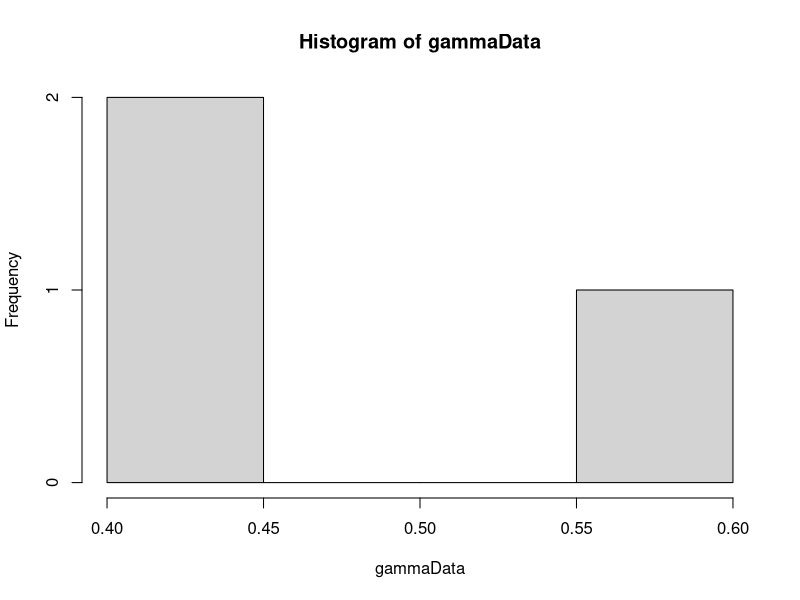

Write the R code that produced this figure. (Note: this script raises an error after producing the figure.)
library(MCMCpack)
library(MASS)

calcWeight <- function(u, alpha) {
  # Calculates weight for given u and alpha.
  # 
  # Args:
  #   u: A vector.
  #   alpha: A scalar.
  #   
  # Returns:
  #   The weight value. A scalar.
  gammaInv = rep(0, length(u))
  diffGammaInv = rep(0, length(u))
  for(i in 1:length(u)) {
    gammaInv[i] = invGammaCumulative(u[i], alpha)
    diffGammaInv[i] = diffAlphaInvGammaCumulative(u[i], alpha)
  }
  pi = getPiValue()
  weight = pi/((1/length(gammaInv))*(sum(diffGammaInv/gammaInv)) - sum(diffGammaInv)/sum(gammaInv))
  return(weight)
}

getPiValue <- function() {
  # get value of pi function to be used in calculation of weights.
  # 
  # Returns:
  #   A scalar value.
  if (piValue == "constant") {
    return(1)
  } else if (piValue == "jeffrey") {
    # Return jeffrey prior
    return(sqrt((1/(estAlpha[sampleIndex]^2)) + (1/(2-(exp(estAlpha[sampleIndex]) + exp(-estAlpha[sampleIndex]))))))
  } else if (piValue == "betaOption") {
    return(estBeta)
  } else if (piValue == "alphaOption") {
    return(estAlpha[sampleIndex])
  }
}

calcPhi <- function(u, alpha) {
  xValue = rep(0, length(u))
  for(i in 1:length(u)) {
    xValue[i] = invGammaCumulative(u[i], alpha)
  }
  return(calcPhiGivenX(xValue))
}

calcPhiGivenX <- function(x) {
  # Calc phi value for a vector x.
  # 
  # Args:
  #   x: A vector of data.
  #   
  # Returns:
  #  A scalar.
  
  if(phiOption == "probValueOption") {
    phiPoint = rep(0, length(x))
    for(i in 1:length(x)) {
      phiPoint[i] = getPhiValue(x[i])
    }
    return(sum(phiPoint)/length(phiPoint))  
  } else if(phiOption == "x1x2divX3Option") {
    return(getPhiValue(x[1]*x[2]/x[3]))
  } else if(phiOption == "x1divx2powx3Option") {
    return(getPhiValue((x[1]/x[2])^x[3]))
  } else if(phiOption == "sinusfunction") {
    return(sin(x[1]) + sin(x[2]) + sin(x[3]))
  }
  return(-1)
}


getPhiValue <- function(xValue) {
  # Calculates phi for an element of an x vector.
  # 
  # Args:
  #   xValue: A scalar value.
  #   
  # Returns:
  #   
  return(xValue > probValue)
}

optimInvGammaCumulative <- function(u, alpha) {
  result = optim(c(10.1), invGammaAbsFunction, u=u, alpha=alpha, lower=0, upper=100,  method="Brent")
  return(result)
}

invGammaAbsFunction <- function(x, u, alpha) {
  return(abs(pgamma(x, shape=alpha, scale=1) - u))
}

invGammaCumulative <- function(u, alpha) {
  # Finds the inverse of the cumulative gamma.
  # 
  # Args:
  #   u: Scalar value.
  #   alpha: Scalar value.
  #   
  # Returns:
  #   A scalar. The inverse value given u and alpha.
  x = 0
  stepSize = 0.1
  tolerance = 0.00001
  direction = 1
  integralValue = 0
  
  while(abs(integralValue - u) > tolerance){
    x = x + direction*stepSize
    if(x<0) {
      x = 0
      direction = 1
    }
    
    if(method == "integrate") {
      integralv = integrate(gammaDensity, 0, x)
      integralValue = integral$valuev
    } else if(method == "pgamma") {
      integralv = pgamma(x, shape=alpha, scale=1)
      integralValue = integralv
    }
    
    
    # Going left and pass the point
    if ((u > integralValue) && (direction == -1)) {
      stepSize = stepSize/2
      direction = 1
    }
    
    # Going right and pass the point
    if ((u < integralValue) && (direction == 1)) {
      stepSize = stepSize/2
      direction = -1
    }
  }
  return(x)
}

diffAlphaInvGammaCumulative <- function(u, alpha) {
  # Derivative of gamma distribution with respect to alpha.
  # 
  # Args:
  #   u: Scalar between 0 and 1.
  #   alpha: Scalar larger than 0.
  #   
  # Returns:
  #   Scalar value. Derivative at point alpha.
  firstPoint = invGammaCumulative(u,alpha)
  secondPoint = invGammaCumulative(u, alpha + alphaHStep)
  return((secondPoint - firstPoint)/alphaHStep)
}

calcDerivateFunction <- function(u, alphaValue) {
  # Analytically find the derivative of cumulative inverse.
  # 
  # Args:
  #   u: Scalar value between 0 and 1.
  #   alphaValue: Scalar value.
  #   
  # Returns:
  #   A scalar value.
  largeFInv = invGammaCumulative(u, alphaValue)
  integralPart = integrate(integralFunction, 0, largeFInv)
  return((digamma(alphaValue)*u - integralPart$value)*gamma(alphaValue)/((largeFInv^(alphaValue - 1))*exp(-largeFInv)))
}

integralFunction <- function(y) {
  # Function to be integrated.
  return(log(y)*(y^(alphaValue - 1))*exp(-y)/gamma(alphaValue))
}

optimfindAlpha <- function(u, s2) {
  if((calcValueTau2(u, alphaUpperBound) < s2) || (calcValueTau2(u, alphaLowerBound) > s2)) {
    return(-1)
  }
  solution = optim(c(0.1), optimFunction, u=u, lower=alphaLowerBound, upper=alphaUpperBound, method="Brent")
  return(solution$par)
}

optimFunction <- function(alpha, u) {
  return(abs(s2-calcValueTau2(u, alpha)))
}

findBeta <- function(s1, u, alphaValue) {
  # Calculates beta
  # 
  # Args:
  #   s1: Scalar value.
  #   u: Vector of values between 0 and 1.
  #   alphaValue: Scalar value.
  #   
  # Returns:
  #   A scalar value.
  largeFInv = rep(0, length(u))
  for(i in 1:length(u)) {
    largeFInv[i] = invGammaCumulative(u[i], alphaValue)
  }
  return(s1*length(u)/(sum(largeFInv)))
}

calcValueTau2 <- function(u, alphaValue) {
  largeFInv = rep(0, length(u))
  for(i in 1:length(u)) {
    largeFInv[i] = invGammaCumulative(u[i], alphaValue)
  }
  return(length(u)*((prod(largeFInv))^(1/length(u)))/sum(largeFInv))
}

calcValueTau2Method2 <- function(x) {
  return(length(x)*((prod(x))^(1/length(x)))/sum(x))
}

gibbsSampling <- function(xInit) {
  NUM_ITERATIONS = 5000
  xCurrent = xInit
  for(i in 1:NUM_ITERATIONS) {
    randomXpos = sample(length(xCurrent), size=3)
    sumX = xCurrent[randomXpos[1]] + xCurrent[randomXpos[2]] + xCurrent[randomXpos[3]]
    prodX = xCurrent[randomXpos[1]]*xCurrent[randomXpos[2]]*xCurrent[randomXpos[3]]
    x1 = runif(1)*sumX
    if(isValidX1Proposal(x1, sumX, prodX)) {
      roots = findRoots(x1, sumX, prodX)
      x2 = roots[1]
      x3 = roots[2]
      if(is.nan(x2) || is.nan(x3)){
        print((x1^3 - 2*sumX*x1^2 + (sumX^2)*x1 - 4*prodX))
      }
      xProposal = xCurrent
      xProposal[randomXpos[1]] = x1
      xProposal[randomXpos[2]] = x2
      xProposal[randomXpos[3]] = x3
      alphaMetHastings = findAlphaMetHastings(c(xCurrent[randomXpos[1]], xCurrent[randomXpos[2]], xCurrent[randomXpos[3]]), c(xProposal[randomXpos[1]], xProposal[randomXpos[2]], xProposal[randomXpos[3]]))
      acceptProb = runif(1)
      if(acceptProb <= alphaMetHastings) {
        xCurrent = xProposal
      }
    }
  }
  return(xCurrent)
}

isValidX1Proposal <- function(x1, sumX, prodX) {
  return((x1^3 - 2*sumX*x1^2 + (sumX^2)*x1 - 4*prodX) > 0)
}

findRoots <- function (x1, sumX, prodX) {
  root1 = ((sumX - x1) + sqrt( (sumX - x1)^2 - 4*prodX/x1 ))/2
  root2 = ((sumX - x1) - sqrt( (sumX - x1)^2 - 4*prodX/x1 ))/2
  return(c(root1, root2))
}

findAlphaMetHastings <- function(xCurrent, xProposal) {
  piProp = 1/(xProposal[1]*sqrt((sum(xProposal)  - xProposal[1])^2 - 4*prod(xProposal)/xProposal[1] ))
  piCurrent = 1/(xCurrent[1]*sqrt((sum(xCurrent)  - xCurrent[1])^2 - 4*prod(xCurrent)/xCurrent[1] ))
  return(min(1, piProp/piCurrent))
}


GammaGibbsSampling <- function(xInit) {
  # A Gibbs sampling for a Gamma distribution
  # 
  # Args:
  #   xInit: Initial sample. A vector.
  #   
  # Return:
  #   A sample from a Gamma distribution. A vector.
  NUM_ITERATIONS = 5000
  xCurrent = xInit
  for(i in 1:NUM_ITERATIONS) {
    randomXpos = sample(length(xCurrent), size=3)
    sumX = xCurrent[randomXpos[1]] + xCurrent[randomXpos[2]] + xCurrent[randomXpos[3]]
    prodX = xCurrent[randomXpos[1]]*xCurrent[randomXpos[2]]*xCurrent[randomXpos[3]]
    x1 = runif(1)*sumX
    if(isValidX1Proposal(x1, sumX, prodX)) {
      roots = findRoots(x1, sumX, prodX)
      x2 = roots[1]
      x3 = roots[2]
      if(is.nan(x2) || is.nan(x3)){
        print((x1^3 - 2*sumX*x1^2 + (sumX^2)*x1 - 4*prodX))
      }
      xProposal = xCurrent
      xProposal[randomXpos[1]] = x1
      xProposal[randomXpos[2]] = x2
      xProposal[randomXpos[3]] = x3
      alphaMetHastings = 0
      alphaMetHastings = findGammaAlphaMetHastings(c(xCurrent[randomXpos[1]], xCurrent[randomXpos[2]], xCurrent[randomXpos[3]]), c(xProposal[randomXpos[1]], xProposal[randomXpos[2]], xProposal[randomXpos[3]]))
      acceptProb = runif(1)
      if(!isValidX1Proposal(xCurrent[randomXpos[1]], sumX, prodX)) {
        alphaMetHastings = 0
      }
      if(acceptProb <= alphaMetHastings) {
        xCurrent = xProposal
      }
    }
  }
  return(xCurrent)
  
}

findGammaAlphaMetHastings <- function(xCurrent, xProposal) {
  piProp = 1/(xProposal[1]*sqrt((sum(xProposal)  - xProposal[1])^2 - 4*prod(xProposal)/xProposal[1] ))
  piCurrent = 1/(xCurrent[1]*sqrt((sum(xCurrent)  - xCurrent[1])^2 - 4*prod(xCurrent)/xCurrent[1] ))
  if(is.nan(piCurrent)) {
    print(xCurrent)
  }
  return(min(1, piProp/piCurrent))
}


cramerVonMisesValueTest <- function(x, alpha, beta) {
  # Calculates the value for a Cramer-von Mises test.
  # 
  # Args:
  #   x: A vector sample.
  #   
  # Returns:
  #   A scalar value.
  x = sort(x)
  cramerSum = 0
  for(i in 1:length(x)) {
    cramerSum = cramerSum + (((2*i - 1)/(2*length(x))) - pgamma(x[i], shape=alpha, rate=beta))^2
  }
  
  cramer = (1/(12*length(x)))*cramerSum
            
  return(cramer)
}

findGammaMLE <- function(x){
  solution = optim(c(1,1), negativeLogLikelihoodGamma, x=x)
  return(solution$par)
}

negativeLogLikelihoodGamma <- function(par, x) {
  # Calculates the negative log-likelihood for a gamma distribution.
  # 
  # Args:
  #   par: A vector of size 2. First element is alpha and second element is beta.
  #   x: Data to calculate log-likelihood from. A vector.
  #   
  # Returns:
  #  The log-likelihood value. A scalar
  alpha = par[1]
  beta = par[2]
  logLikelihood = -((alpha - 1)*sum(log(x)) - (1/beta)*sum(x) - length(x)*log(gamma(alpha)) - alpha*length(x)*log(beta))
  return(logLikelihood)
}

calcAveragPhiValueForData <- function(mydata) {
  sumData = sum(mydata)
  prodData = prod(mydata)
  tolerance = 0.03
  minValue = min(mydata) - 2*tolerance
  maxValue = max(mydata) + 2*tolerance
  sampleNumber = 1
  NUM_ITERATIONS = 10000
  sumPhi = 0
  while(sampleNumber <= NUM_ITERATIONS) {
    x = runif(3, max = sumData)
    if((abs(sum(x) - sumData) < tolerance) && (abs(prod(x) - prodData) < tolerance)) {
      sumPhi = sumPhi + calcPhiGivenX(x)
      sampleNumber = sampleNumber + 1  
      print(sampleNumber)
    }
  }
  return(sumPhi/(sampleNumber-1))
}

algorithm2Sampling <- function(NUM_ALG2_SAMPLES) {
  cramerNum = 0
  cramerStat = rep(0, NUM_ALG2_SAMPLES)
  vCurr = runif(NUM_POINTS)
  alphaCurr = optimfindAlpha(vCurr, s2)
  while(alphaCurr==-1) {
    vCurr = runif(NUM_POINTS)
    alphaCurr = optimfindAlpha(vCurr, s2)
  }
  piCurr = calcWeight(vCurr, alphaCurr)
  phiSum = 0
  
  for(i in 1:NUM_ALG2_SAMPLES) {
    print(i)
    vProp = runif(NUM_POINTS)
    alphaProp = optimfindAlpha(vProp, s2)
    piProp = 0
    if(alphaProp != -1) {
      piProp = calcWeight(vProp, alphaProp)
    }
    alphaMetHastings = min(1, piProp/piCurr)
    uProb = runif(1)
    if(uProb <= alphaMetHastings) {
      vCurr = vProp
      alphaCurr = alphaProp
      piCurr = piProp
    }
    betaCurr = findBeta(s1, vCurr, alphaCurr)
    xSample = rep(0, length(vCurr))
    for(j in 1:length(vCurr)) {
      xSample[j] = betaCurr*invGammaCumulative(vCurr[j], alphaCurr)
    }
    phiSum = phiSum + calcPhiGivenX(xSample)
    cramerStat[i] = cramerVonMisesValueTest(xSample, mleAlpha, mleBeta)
    if(cramerStat[i] >= cramerObs) {
      cramerNum = cramerNum + 1
    }
  }
  
  hist(cramerStat,breaks=200, main="", xlab="Cramer values", cex.lab=1.5)
  abline(v = cramerObs, col="red")
  alg2sampCramer <<- cramerStat
  
  print((cramerNum/NUM_ALG2_SAMPLES))
  alg2pvalue <<- (cramerNum/NUM_ALG2_SAMPLES)
  #return(phiSum/NUM_ALG2_SAMPLES)
  return(cramerStat)
}

algorithm1Sampling <- function(NUM_ALG1_SAMPLES) {
  phiSum = 0
  cramerNum = 0
  cramerStat = rep(0, NUM_ALG1_SAMPLES)
  for(i in 1:NUM_ALG1_SAMPLES) {
    print(i)
    u = runif(NUM_POINTS)
    alphavalue = optimfindAlpha(u, s2)
    while(alphavalue == -1) {
      u = runif(NUM_POINTS)
      alphavalue = optimfindAlpha(u, s2)
    }
    betavalue = findBeta(s1, u, alphavalue)
    xSample = rep(0, length(u))
    for(j in 1:length(u)) {
      xSample[j] = betavalue*invGammaCumulative(u[j], alphavalue)
    }
    phiSum = phiSum + calcPhiGivenX(xSample)
    cramerStat[i] = cramerVonMisesValueTest(xSample, mleAlpha, mleBeta)
    #print(cramerStat[i])
    if(cramerStat[i] >= cramerObs) {
      cramerNum = cramerNum + 1
    }
  }
  print("here")
  print((cramerNum/NUM_ALG1_SAMPLES))
  hist(cramerStat,breaks=200, main="", xlab="Cramer values", cex.lab=1.5)
  abline(v = cramerObs, col="red")
  alg1sampCramer <<- cramerStat
  alg1pvalue <<- (cramerNum/NUM_ALG1_SAMPLES)
  #return(phiSum/NUM_ALG1_SAMPLES)
  return(cramerStat)
}

naiveSampling2 <- function(myData, tolerance, mleAlpha, mleBeta) {
  NUM_NAIVE_SAMPLES = NUM_SAMPLES
  sumData = sum(myData)
  prodData = prod(myData)
  sampleNumber = 0
  sumPhi = 0
  iterations = 0
  cramerNum = 0
  cramerStat = rep(0, NUM_NAIVE_SAMPLES)
  while(sampleNumber<NUM_NAIVE_SAMPLES) {
    x = rgamma(3, shape = mleAlpha, rate = mleBeta)
    iterations = iterations + 1
    if((abs(sum(x) - sumData) < tolerance) && (abs(prod(x) - prodData) < tolerance)) {
      sumPhi = sumPhi + calcPhiGivenX(x)
      sampleNumber = sampleNumber + 1  
      cramerStat[sampleNumber] = cramerVonMisesValueTest(x, mleAlpha, mleBeta)
      if(cramerStat[sampleNumber] >= cramerObs) {
        cramerNum = cramerNum + 1
      }
      print(sampleNumber)
    }
  }
  
  hist(cramerStat,breaks=200, main="", xlab="Cramer values", cex.lab=1.5)
  abline(v = cramerObs, col="red")
  
  acceptRate = sampleNumber/iterations
  averagePhi = sumPhi/sampleNumber
  print((cramerNum/NUM_NAIVE_SAMPLES))
  naivePvalue <<- (cramerNum/NUM_NAIVE_SAMPLES)
  naiveCramers <<- cramerStat
  return(c(acceptRate, averagePhi))
}

alpha = 1
beta = 1
hStep = 0.01
alphaHStep = 0.01
method = "pgamma"
NUM_SAMPLES = 100000
NUM_POINTS = 3
alphaUpperBound = 200
alphaLowerBound = 0.05
# Pi is used in calculation of weights
# Options are:
#   "constant"
#   "betaOption"
#   "jeffrey"
#   "alphaOption"
piValue = "constant"

phi = rep(0, NUM_SAMPLES)
# Phi options:
# x larger than a: "probValueOption"
# x1 times x2 div x3: "x1x2divX3Option"
# x1 div x2 pow x3: "x1divx2powx3Option"
phiOption = "x1x2divX3Option"
# Phi is the prob that X>probValue
probValue = 0.42

# Data generation options:
# pgamma generated: "pgamma"
# Bo data: "bo"
# Custom data: "custom"
# Custom data2: "custom2"
dataGenOption = "custom"



# Generate data
gammaData = 0
if(dataGenOption == "pgamma") {
  gammaData = rgamma(NUM_POINTS, shape=alpha, scale = beta)  
} else if(dataGenOption == "bo") {
  NUM_POINTS = 6
  alphaUpperBound = 1.2
  alphaLowerBound = 0.8
  gammaData = c(4.399, 1.307, 0.085, 0.7910, 0.2345, 0.1915)
} else if(dataGenOption == "custom") {
  gammaData = c(0.5772030, 0.4340237, 0.4212959)
} else if(dataGenOption == "custom2") {
  gammaData = c(1.621813, 1.059797, 1.554334)
} else if(dataGenOption == "custom3") {
  gammaData = c(5, 15, 13)
} else if(dataGenOption == "ball1") {
  gammaData = c(17.88, 28.92, 33.00)
} else if(dataGenOption == "ball2") {
  gammaData = c(41.52, 42.12, 45.60)
} else if(dataGenOption == "ball3") {
  gammaData = c(48.40, 51.84, 51.96)
} else if(dataGenOption == "ball4") {
  gammaData = c(54.12, 55.56, 67.80)
} else if(dataGenOption == "ball5") {
  gammaData = c(68.64, 68.64, 68.88)
} else if(dataGenOption == "ball6") {
  gammaData = c(84.12, 93.12, 98.64)
} else if(dataGenOption == "ball7") {
  gammaData = c(105.12, 105.84, 127.92)
} else if(dataGenOption == "custom4") {
  gammaData = c(0.40, 0.42, 0.43)
} else if(dataGenOption == "custom5") {
  gammaData = c(0.72, 0.72, 0.85)
}

#17.88 28.92 33.00 41.52 42.12 45.60 48.40 51.84
#51.96 54.12 55.56 67.80 68.64 68.64 68.88 84.12
#93.12 98.64 105.12 105.84 127.92 128.04 173.40

hist(gammaData)
# Calculation of statistics
s1 = sum(gammaData)/NUM_POINTS
s2 = NUM_POINTS*((prod(gammaData))^(1/NUM_POINTS))/sum(gammaData)
# Log-likelihood
mleEstimators = fitdistr(gammaData, "gamma")
mleAlpha = mleEstimators$estimate[1]
mleBeta = mleEstimators$estimate[2]
# w statistic obs. Not to be used yet.
wObs = calcPhiGivenX(gammaData)
cramerObs = cramerVonMisesValueTest(gammaData, mleAlpha, mleBeta)


# Calc Phi value for data
#phiValue = calcAveragPhiValueForData(gammaData)
# tolerance = 0.0005
# naiveCramers = rep(0,100000)
# naivePvalue = 0
# naiveSampler = naiveSampling2(gammaData, tolerance, mleAlpha, mleBeta)
# 
# hist(naiveCramers,breaks=200, main="", xlab="Cramer values", cex.lab=1.5)
# abline(v = cramerObs, col="red")

## Tolerance accuracy plot
#toleranceRange = seq(0.02, 2, 0.01)
#resultAcceptance = rep(0, length(toleranceRange))
#resultValue = rep(0, length(toleranceRange))
#i = 0
#for(tol in toleranceRange) {
#  i = i+1
#  result = naiveSampling2(gammaData, tol)
#  resultAcceptance[i] = result[1]
#  resultValue[i] = result[2]
#}
#plot(toleranceRange, resultValue)
#plot(toleranceRange, resultAcceptance)

# Generation of samples. Not to be used

# weightsW = rep(0, NUM_SAMPLES)
# sampleIndex = 1
# iterationNumber = 0
# estAlpha = rep(0, NUM_SAMPLES)
# estBeta = 0
# while(sampleIndex <= NUM_SAMPLES) {
#   u = runif(NUM_POINTS)
#   estAlpha[sampleIndex] = optimfindAlpha(u, s2)
#   if(estAlpha[sampleIndex] != -1) {
#     estBeta = findBeta(s1, u, estAlpha[sampleIndex])
#     if(estBeta > alphaLowerBound && estBeta < alphaUpperBound) {
#         
#       weightsW[sampleIndex] = abs(calcWeight(u, estAlpha[sampleIndex]))
#       phi[sampleIndex] = calcPhi(u, estAlpha[sampleIndex])
#       
#       sampleIndex = sampleIndex + 1
#       print(sampleIndex)
#     }
#     
#   }
#   #print(iterationNumber)
#   iterationNumber = iterationNumber + 1
# }
# alphaAcceptance = (sampleIndex-1)/iterationNumber
# hist(weightsW, breaks = 400)
# expectedPhi = sum(phi*weightsW)/sum(weightsW)
# plot(estAlpha, weightsW)
# unweightedExpectedPhi = sum(phi)/NUM_SAMPLES
# 
# Gibbs sampling
# NUM_GIBBS_SAMPLES = NUM_SAMPLES
# xSample = gammaData
# phiGibbs = rep(0, NUM_GIBBS_SAMPLES)
# gibbsObslargerWObs = 0
# cramerNum = 0
# cramerStatGibbs = rep(0, NUM_GIBBS_SAMPLES)
# for(i in 1:NUM_GIBBS_SAMPLES) {
#   xSample = gibbsSampling(xSample)
#   phiGibbs[i] = calcPhiGivenX(xSample)
#   if(phiGibbs[i] >= wObs) {
#     gibbsObslargerWObs = gibbsObslargerWObs + 1
#   }
#   cramerStatGibbs[i] = cramerVonMisesValueTest(xSample, mleAlpha, mleBeta)
#   #print(cramerStat)
#   if(cramerStatGibbs[i] >= cramerObs) {
#     cramerNum = cramerNum + 1
#   }
#   print(i)
# }
# gibbsS1 = sum(xSample)/NUM_POINTS
# gibbsS2 = NUM_POINTS*((prod(xSample))^(1/NUM_POINTS))/sum(xSample)
# gibbsPvalue = gibbsObslargerWObs/NUM_GIBBS_SAMPLES
# averagePhiGibbs = sum(phiGibbs)/NUM_GIBBS_SAMPLES
# ## P-values
# cramerPValue = cramerNum/NUM_GIBBS_SAMPLES
# 
# hist(cramerStatGibbs,breaks=200, main="", xlab="Cramer values", cex.lab=1.5)
# abline(v = cramerObs, col="red")

# alg2sampCramer = rep(1, 100000)
# alg1sampCramer = rep(1, 100000)
# alg2pvalue = 0
# alg1pvalue = 0
# 
# # system.time({alg1Results2 = algorithm1Sampling(NUM_SAMPLES)})
# system.time({alg2Results2 = algorithm2Sampling(NUM_SAMPLES)})
# 
# # hist(alg1sampCramer,breaks=200, main="", xlab="Cramer values", cex.lab=1.5)
# # abline(v = cramerObs, col="red")
# # 
# hist(alg2sampCramer,breaks=200, main="", xlab="Cramer values", cex.lab=1.5)
# abline(v = cramerObs, col="red")

library("parallel")
library("foreach")
library("doParallel")

cl = makeCluster(detectCores() - 1)
registerDoParallel(cl, cores = detectCores() - 1)
workers = 10
stime = system.time({
res = foreach(i=1:workers,
       .combine = rbind) %dopar% {
         try({
           result1 = algorithm1Sampling(100000/workers)
         })
       }
})
stopCluster(cl)

alg1sampCramer = (sum(res))/workers
#
#cl = makeCluster(detectCores() - 1)
#registerDoParallel(cl, cores = detectCores() - 1)
#workers = 10
#stime = system.time({
#  res = foreach(i=1:workers, 
#                .combine = rbind) %dopar% {
#                  try({
#                    result1 = algorithm2Sampling(100000/workers)
#                  })
#                }
#})
#stopCluster(cl)
#
#alg2Results3 = (sum(res[,1]))/workers
#
#
#
## Save image
save.image(file="scen33.RData")

#print("Done")
#
## Plot of phi functions
#sumData = 4.23
#prodData = 2.67
#x1Seq = seq(1.01, 2, 0.001)
#phi2 = rep(0,length(x1Seq))
#phi3 = rep(0,length(x1Seq))
#for(i in 1:length(x1Seq)) {
#  if(isValidX1Proposal(x1Seq[i], sumData, prodData)) {
#    roots = findRoots(x1Seq[i], sumData, prodData)
#    phi2[i] = phi2Function(x1Seq[i], roots[1], roots[2])
#    phi3[i] = phi3Function(x1Seq[i], roots[1], roots[2])
#  }
#  
#}
#
#phi2Function <- function(x1, x2, x3) {
#  return((x1*x2/x3))
#}
#
#phi3Function <- function(x1, x2, x3) {
#  return((x1/x2)^x3)
#}
#
#plot(x1Seq, phi2)
#plot(x1Seq, phi3)
#
## Plot of F inverse
#u = 0.5
#alphaRange = seq(0.01, 4, 0.001) 
#fInv = rep(0, length(alphaRange))
#for(i in 1:length(fInv)) {
#  fInv[i] = invGammaCumulative(u, alphaRange[i])
#}
#plot(alphaRange, fInv, type="l")
#
#diffF = rep(0, length(fInv))
#for(i in 1:length(diffF)) {
#  diffF[i] = diffAlphaInvGammaCumulative(u, alphaRange[i])
#}
#
#plot(alphaRange, diffF, type="l")
#
#
#globalvarTest = matrix(0, 10, 10)
#
# testFunction <- function(i) {
#  return(rep(i,10))
# }
# 
# cl = makeCluster(detectCores() - 1)
# registerDoParallel(cl, cores = detectCores() - 1)
# workers = 10
# stime = system.time({
#  res = foreach(i=1:workers,
#                .combine = rbind) %dopar% {
#                  try({
#                    resultstest = testFunction(i)
#                  })
#                }
# })
# stopCluster(cl)
# resultstest = as.vector(resultstest)
